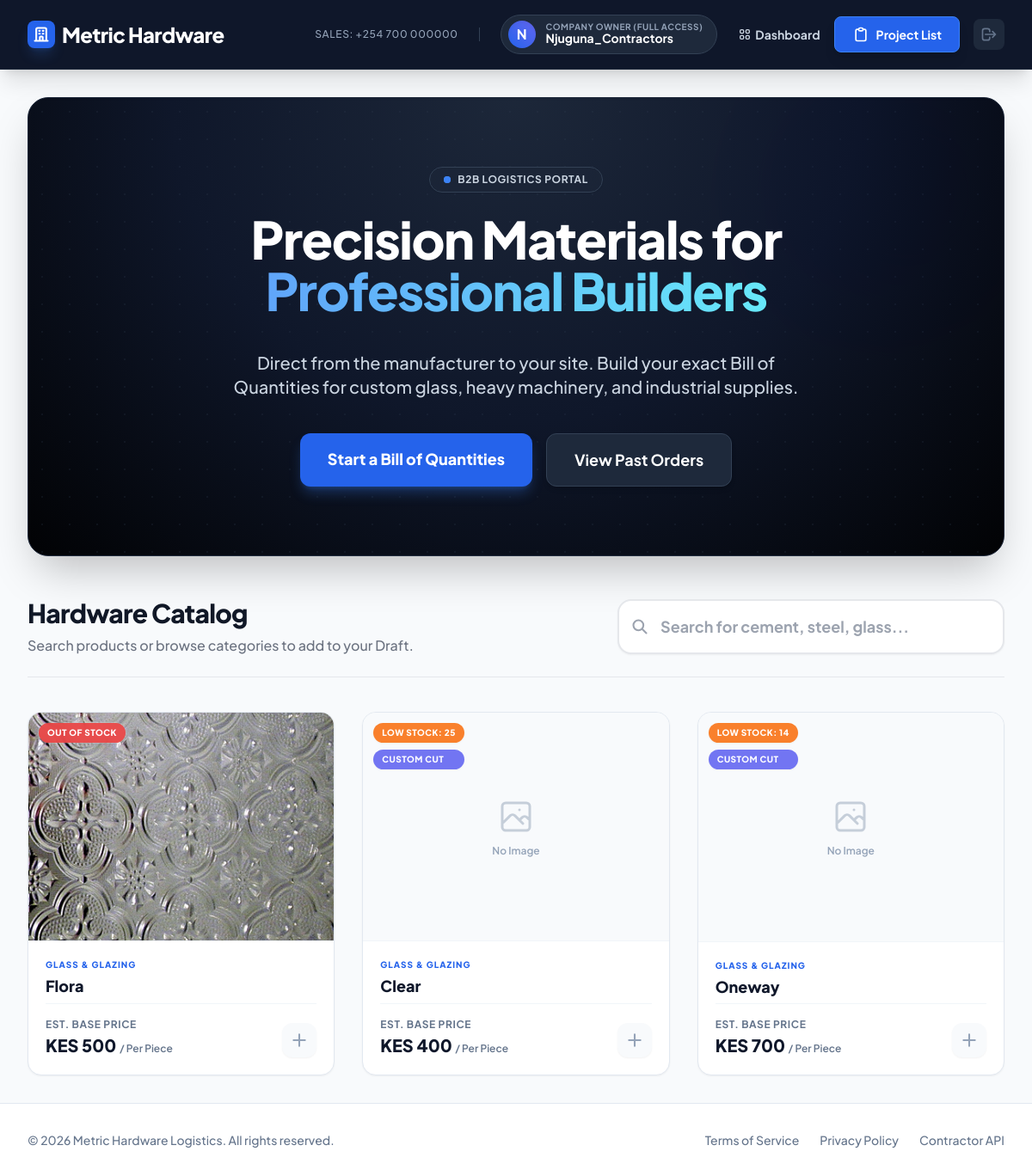
Screenshot of / (signed in) with the database file from the repository.
### store/models.py (models this page shows, shortened)
class ContractorProfile(models.Model):
    ROLE_CHOICES = [
        ('owner', 'Company Owner (Full Access)'),
        ('foreman', 'Site Foreman (Ordering & Drafts Only)'),
        ('accountant', 'Accountant (Billing & Payments Only)')
    ]
    user = models.OneToOneField(User, on_delete=models.CASCADE, related_name='contractor_profile')
    company_name = models.CharField(max_length=200, blank=True)
    phone_number = models.CharField(max_length=20, blank=True)
    default_project_site = models.CharField(max_length=200, blank=True)
    role = models.CharField(max_length=20, choices=ROLE_CHOICES, default='owner')
    parent = models.ForeignKey('self', on_delete=models.SET_NULL, null=True, blank=True, related_name='team_members', help_text="Leave blank if this is the main owner account")

class Product(models.Model):
    UNIT_CHOICES = [
        ('piece', 'Per Piece'),
        ('sqm', 'Per Square Meter'),
        ('meter', 'Per Meter'),
    ]
    category = models.ForeignKey(Category, related_name='products', on_delete=models.CASCADE)
    name = models.CharField(max_length=200)
    slug = models.SlugField(unique=True, blank=True)
    description = models.TextField(blank=True)
    image = models.ImageField(upload_to='products/', blank=True, null=True, help_text="Upload a professional product photo")
    base_price = models.DecimalField(max_digits=10, decimal_places=2, help_text="Price in KES")
    unit_of_measure = models.CharField(max_length=10, choices=UNIT_CHOICES, default='piece')
    requires_custom_dimensions = models.BooleanField(default=False, help_text="True for Glass & Boards cut to size")
    stock = models.PositiveIntegerField(default=0)
    is_active = models.BooleanField(default=True)
    created_at = models.DateTimeField(auto_now_add=True)

class Category(models.Model):
    name = models.CharField(max_length=100)
    slug = models.SlugField(unique=True, blank=True)
    class Meta:
        verbose_name_plural = 'Categories'

### store/views.py (the view)
# urls.py: path('', views.store_home, name='home'),
def store_home(request):
    query = request.GET.get('q', '')
    if query:
        products = Product.objects.filter(
            Q(name__icontains=query) | Q(category__name__icontains=query),
            is_active=True
        ).order_by('-created_at')
    else:
        products = Product.objects.filter(is_active=True).order_by('-created_at')
    if request.headers.get('HX-Request'):
        return render(request, 'store/partials/product_grid.html', {'products': products})
    categories = Category.objects.all()
    context = {'products': products, 'categories': categories, 'query': query}
    return render(request, 'store/home.html', context)

### templates/store/home.html (shortened to what this page needs)
{% extends 'base.html' %}
{% block content %}
<div class="relative bg-slate-900 rounded-3xl overflow-hidden mb-12 shadow-2xl border border-slate-800">
    <div class="absolute inset-0">
        <div class="absolute inset-0 bg-[radial-gradient(ellipse_at_top,_var(--tw-gradient-stops))] from-slate-800 via-slate-900 to-black opacity-90"></div>
        <div class="absolute inset-0" style="background-image: radial-gradient(#334155 1px, transparent 1px); background-size: 32px 32px; opacity: 0.2;"></div>
        <div class="absolute top-0 right-0 -mt-20 -mr-20 w-96 h-96 bg-blue-600 rounded-full mix-blend-multiply filter blur-3xl opacity-20 animate-pulse"></div>
    </div>
    <div class="relative px-8 py-20 sm:px-16 lg:px-24 flex flex-col items-center text-center">
        <div class="mb-6 inline-flex items-center space-x-2 bg-slate-800/50 backdrop-blur-md border border-slate-700 rounded-full px-4 py-1.5 shadow-sm">
            <span class="flex h-2 w-2 relative">
                <span class="relative inline-flex rounded-full h-2 w-2 bg-blue-500"></span>
            </span>
            <span class="text-xs font-bold text-slate-300 tracking-wider uppercase">B2B Logistics Portal</span>
        </div>
        <h1 class="text-4xl sm:text-6xl font-black text-white tracking-tight mb-6 leading-tight">
            Precision Materials for <br class="hidden sm:block" />
            <span class="text-transparent bg-clip-text bg-gradient-to-r from-blue-400 to-cyan-300">Professional Builders</span>
        </h1>
        <p class="mt-4 text-lg sm:text-xl text-slate-300 max-w-2xl mx-auto font-medium">
            Direct from the manufacturer to your site. Build your exact Bill of Quantities for custom glass, heavy machinery, and industrial supplies.
        </p>
        <div class="mt-10 flex flex-col sm:flex-row space-y-4 sm:space-y-0 sm:space-x-4">
            <a href="#catalog" class="px-8 py-4 bg-blue-600 hover:bg-blue-500 text-white rounded-xl font-extrabold text-lg shadow-lg shadow-blue-500/30 transition-all transform hover:-translate-y-1">
                Start a Bill of Quantities
            </a>
            <a href="{% url 'store:dashboard' %}" class="px-8 py-4 bg-slate-800 hover:bg-slate-700 text-white border border-slate-700 rounded-xl font-bold text-lg shadow-md transition-all">
                View Past Orders
            </a>
        </div>
    </div>
</div>
<div id="catalog" class="flex flex-col lg:flex-row justify-between items-center mb-10 border-b border-gray-200 pb-6 space-y-6 lg:space-y-0 scroll-mt-24">
    <div class="text-center lg:text-left">
        <h2 class="text-3xl font-extrabold text-gray-900 tracking-tight">Hardware Catalog</h2>
        <p class="text-gray-500 mt-2 font-medium">Search products or browse categories to add to your Draft.</p>
    </div>
    <form class="relative w-full lg:w-[450px] group">
        <div class="absolute inset-y-0 left-0 pl-4 flex items-center pointer-events-none">
        </div>
        <input
            type="search"
            name="q"
            value="{{ query }}"
            placeholder="Search for cement, steel, glass..."
            class="w-full pl-12 pr-12 py-4 rounded-2xl border-2 border-gray-200 bg-white focus:bg-white focus:ring-4 focus:ring-blue-500/20 focus:border-blue-500 shadow-sm transition-all text-gray-900 font-bold text-lg placeholder-gray-400"
            hx-get="{% url 'store:home' %}"
            hx-trigger="keyup changed delay:300ms, search"
            hx-target="#product-grid"
            hx-indicator="#search-indicator"
        >
    </form>
</div>
<div class="grid grid-cols-1 sm:grid-cols-2 lg:grid-cols-3 xl:grid-cols-4 gap-8" id="product-grid">
    {% include 'store/partials/product_grid.html' %}
</div>
{% endblock %}

### templates/base.html (shortened to what this page needs)
<!DOCTYPE html>
<html lang="en">
<head>
    <script src="https://cdn.tailwindcss.com"></script>
</head>
<body class="bg-slate-50 text-slate-900 font-sans min-h-screen flex flex-col selection:bg-blue-200 selection:text-blue-900">
    <nav class="bg-slate-900 text-white shadow-xl border-b border-slate-800 sticky top-0 z-40">
        <div class="max-w-7xl mx-auto px-4 sm:px-6 lg:px-8">
            <div class="flex justify-between items-center h-20">
                <div class="flex items-center space-x-2">
                    <div class="w-8 h-8 bg-blue-600 rounded-lg flex items-center justify-center shadow-lg shadow-blue-500/20">
                        <svg class="w-5 h-5 text-white" fill="none" stroke="currentColor" viewBox="0 0 24 24"><path stroke-linecap="round" stroke-linejoin="round" stroke-width="2.5" d="M19 21V5a2 2 0 00-2-2H7a2 2 0 00-2 2v16m14 0h2m-2 0h-5m-9 0H3m2 0h5M9 7h1m-1 4h1m4-4h1m-1 4h1m-5 10v-5a1 1 0 011-1h2a1 1 0 011 1v5m-4 0h4"></path></svg>
                    </div>
                    <a href="/" class="text-2xl font-extrabold tracking-tight text-white hover:text-blue-400 transition-colors">Metric Hardware</a>
                </div>
                <div class="flex items-center space-x-6">
                    <span class="text-xs hidden lg:block text-slate-400 font-medium tracking-wider border-r border-slate-700 pr-6">SALES: +254 700 000000</span>
                    {% if user.is_authenticated %}
                        <div class="flex items-center space-x-3 bg-slate-800 rounded-full pl-2 pr-4 py-1.5 border border-slate-700 hidden md:flex">
                            <div class="h-8 w-8 rounded-full bg-gradient-to-tr from-blue-600 to-indigo-500 flex items-center justify-center font-bold text-white shadow-inner">
                                {{ user.username|make_list|first|upper }}
                            </div>
                            <div class="flex flex-col">
                                <span class="text-[10px] text-slate-400 uppercase font-bold tracking-wider leading-none">{{ user.contractor_profile.get_role_display|default:"Contractor" }}</span>
                                <span class="text-sm font-bold text-white leading-tight">{{ user.username }}</span>
                            </div>
                        </div>
                        <div class="flex items-center space-x-4">
                            <a href="{% url 'store:dashboard' %}" class="text-sm font-bold text-slate-300 hover:text-white transition-colors flex items-center space-x-1">
                                <span>Dashboard</span>
                            </a>
                            <a href="{% url 'store:project_list' %}" class="relative bg-blue-600 hover:bg-blue-500 text-white px-5 py-2.5 rounded-lg font-bold text-sm transition-all shadow-lg hover:shadow-blue-500/25 flex items-center space-x-2 border border-blue-500">
                                <svg class="w-5 h-5" fill="none" stroke="currentColor" viewBox="0 0 24 24"><path stroke-linecap="round" stroke-linejoin="round" stroke-width="2" d="M9 5H7a2 2 0 00-2 2v12a2 2 0 002 2h10a2 2 0 002-2V7a2 2 0 00-2-2h-2M9 5a2 2 0 002 2h2a2 2 0 002-2M9 5a2 2 0 012-2h2a2 2 0 012 2"></path></svg>
                                <span>Project List</span>
                            </a>
                            <a href="{% url 'store:logout' %}" title="Logout" class="text-slate-500 hover:text-red-400 transition-colors bg-slate-800 hover:bg-slate-700 p-2 rounded-lg">
                                <svg class="w-5 h-5" fill="none" stroke="currentColor" viewBox="0 0 24 24"><path stroke-linecap="round" stroke-linejoin="round" stroke-width="2" d="M17 16l4-4m0 0l-4-4m4 4H7m6 4v1a3 3 0 01-3 3H6a3 3 0 01-3-3V7a3 3 0 013-3h4a3 3 0 013 3v1"></path></svg>
                            </a>
                        </div>
                    {% endif %}
                </div>
            </div>
        </div>
    </nav>
    <main class="max-w-7xl mx-auto px-4 sm:px-6 lg:px-8 py-8 flex-grow w-full">
        {% block content %}
        {% endblock %}
    </main>
    <footer class="bg-white border-t border-slate-200 mt-auto py-8">
        <div class="max-w-7xl mx-auto px-4 sm:px-6 lg:px-8 flex flex-col md:flex-row justify-between items-center text-sm text-slate-500 font-medium">
            <p>&copy; 2026 Metric Hardware Logistics. All rights reserved.</p>
            <div class="flex space-x-6 mt-4 md:mt-0">
                <a href="#" class="hover:text-blue-600 transition-colors">Terms of Service</a>
                <a href="#" class="hover:text-blue-600 transition-colors">Privacy Policy</a>
                <a href="#" class="hover:text-blue-600 transition-colors">Contractor API</a>
            </div>
        </div>
    </footer>
</body>
</html>

### templates/store/partials/product_grid.html (shortened to what this page needs)
{% for product in products %}
<div class="group relative bg-white rounded-2xl shadow-sm hover:shadow-xl border border-slate-200 transition-all duration-300 transform hover:-translate-y-1 overflow-hidden flex flex-col">
    <div class="relative w-full aspect-[4/3] bg-slate-100 overflow-hidden border-b border-slate-100">
        {% if product.image %}
            <img src="{{ product.image.url }}" alt="{{ product.name }}" class="w-full h-full object-cover group-hover:scale-105 transition-transform duration-500">
        {% else %}
            <div class="w-full h-full flex flex-col items-center justify-center text-slate-400 bg-slate-50 group-hover:scale-105 transition-transform duration-500">
                <span class="text-xs font-semibold">No Image</span>
            </div>
        {% endif %}
        <div class="absolute top-3 left-3 flex flex-col gap-2 z-10">
            {% if product.stock <= 0 %}
                <span class="bg-red-500/90 backdrop-blur-sm text-white text-[10px] font-extrabold px-2.5 py-1 rounded-full uppercase tracking-wider shadow-sm ring-1 ring-white/20">Out of Stock</span>
            {% elif product.stock < 50 %}
                <span class="bg-orange-500/90 backdrop-blur-sm text-white text-[10px] font-extrabold px-2.5 py-1 rounded-full uppercase tracking-wider shadow-sm ring-1 ring-white/20">Low Stock: {{ product.stock }}</span>
            {% endif %}
            {% if product.requires_custom_dimensions %}
                <span class="bg-indigo-500/90 backdrop-blur-sm text-white text-[10px] font-extrabold px-2.5 py-1 rounded-full uppercase tracking-wider shadow-sm ring-1 ring-white/20">Custom Cut</span>
            {% endif %}
        </div>
    </div>
    <div class="p-5 flex flex-col flex-grow">
        <div class="text-[10px] font-extrabold text-blue-600 tracking-widest uppercase mb-1.5">{{ product.category.name|cut:"," }}</div>
        <h3 class="text-lg font-extrabold text-slate-900 mb-2 leading-tight group-hover:text-blue-600 transition-colors line-clamp-2">
            <a href="{% url 'store:product_detail' product.slug %}" class="after:absolute after:inset-0 outline-none">
                {{ product.name }}
            </a>
        </h3>
        <div class="mt-auto pt-4 flex items-end justify-between border-t border-slate-100 relative z-20 pointer-events-none">
            <div>
                <p class="text-xs text-slate-500 font-bold mb-0.5 uppercase tracking-wider">Est. Base Price</p>
                <p class="text-xl font-black text-slate-900">
                    KES {{ product.base_price|floatformat:0 }}
                    <span class="text-xs text-slate-500 font-semibold normal-case">/ {{ product.get_unit_of_measure_display }}</span>
                </p>
            </div>
            <div class="bg-slate-50 text-slate-400 group-hover:bg-blue-600 group-hover:text-white rounded-xl p-2.5 transition-all shadow-sm group-hover:shadow-blue-500/30">
                <svg class="w-5 h-5" fill="none" stroke="currentColor" viewBox="0 0 24 24"><path stroke-linecap="round" stroke-linejoin="round" stroke-width="2.5" d="M12 4v16m8-8H4"></path></svg>
            </div>
        </div>
    </div>
</div>
{% endfor %}

### rows the page displays
Product: image (picture), stock "OUT OF STOCK", category.name "GLASS & GLAZING", name "Flora", base_price "500", unit_of_measure "Per Piece"
Product: image "No Image", stock "25", requires_custom_dimensions "CUSTOM CUT", category.name "GLASS & GLAZING", name "Clear", base_price "400", unit_of_measure "Per Piece"
Product: shows "No Image", stock "14", requires_custom_dimensions "CUSTOM CUT", category.name "GLASS & GLAZING", name "Oneway", base_price "700", unit_of_measure "Per Piece"

### other values shown
{{ user.username|make_list|first|upper }} "N"
{{ user.contractor_profile.get_role_display|default:"Contractor" }} "COMPANY OWNER (FULL ACCESS)"
{{ user.username }} "Njuguna_Contractors"
